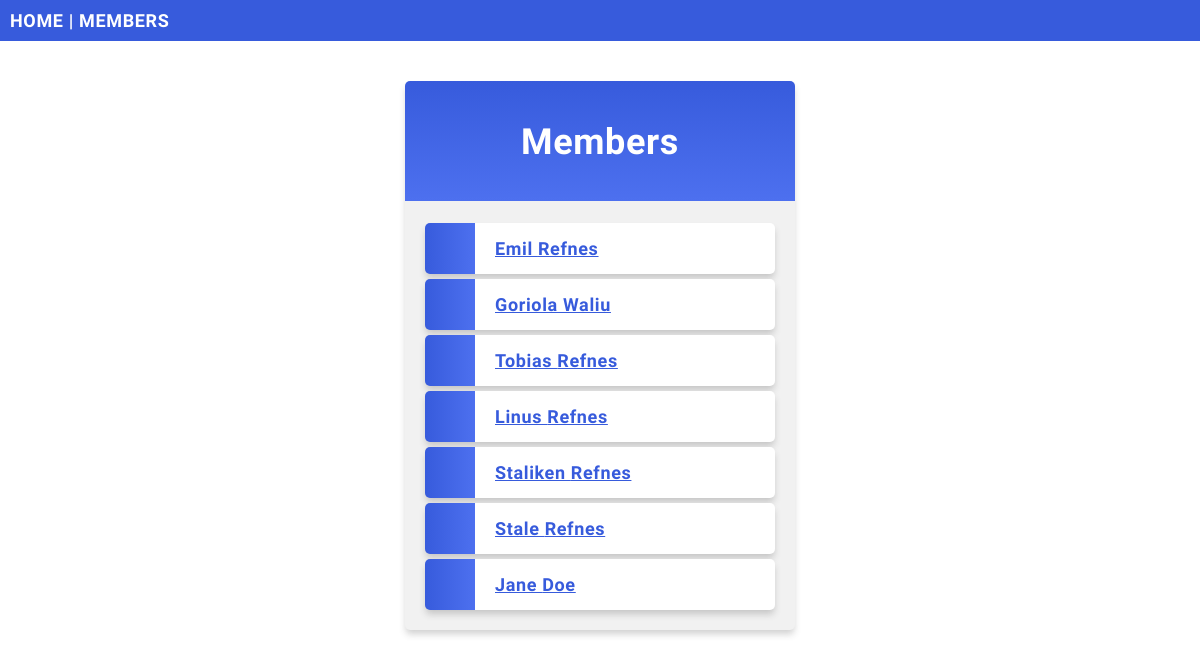
/members/, run on an earlier commit of the app's database.
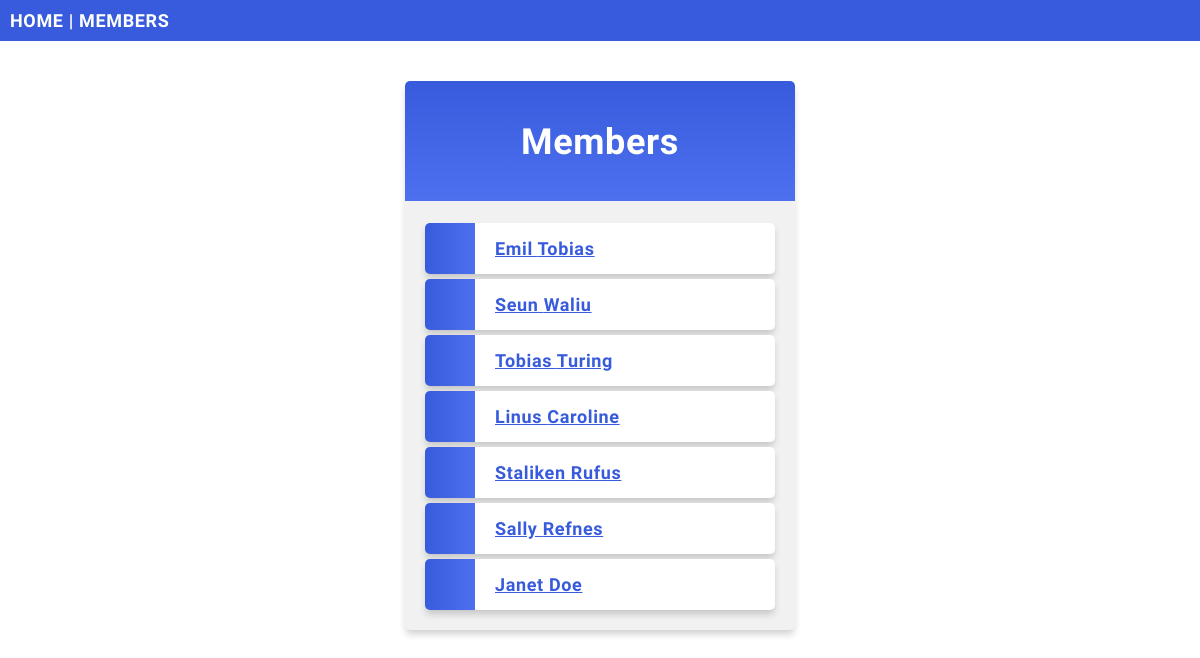
And on a later commit of the database.
### members/models.py (models this page shows, shortened)
class Member(models.Model):
    firstname = models.CharField(max_length=255)
    lastname = models.CharField(max_length=255)
    phone = models.IntegerField(null=True)
    joined_date = models.DateField(null=True, auto_now_add=True)
    slug = models.SlugField(default='', null=False)

### members/views.py (the view)
# urls.py: path('members/', views.members, name='Index'),
def members(request):
    template=loader.get_template('all_members.html')
    mymembers = Member.objects.all().values()
    context = {
        'mymembers': mymembers,
    }
    return HttpResponse(template.render(context, request))

### members/templates/all_members.html (shortened to what this page needs)
{% extends "master.html" %}
{%block content %}
 <div class="mycard">
    <h1>Members</h1>
    <ul>
        {% for x in mymembers %}
        <li><a onclick=window.location href= "details/{{x.slug}}"> {{x.firstname}} {{x.lastname}} </a></li>
        {% endfor %}
    </ul>
 </div>
{% endblock %}

### members/templates/master.html (shortened to what this page needs)
{% load static %}
<!DOCTYPE html>
<html lang="en">
<head>
    <link rel="stylesheet" href="{% static 'mystyles.css' %}" >
</head>
<body>
    <div class="topnav">
      <a href="/">HOME</a> |
      <a href="/members">MEMBERS</a>
    </div>
    {% block content %}
    {% endblock %}
</body>
</html>

### members/static/mystyles.css (style rules this page uses)
body { margin:0; font: 600 18px 'Source Sans Pro', sans-serif; letter-spacing: 0.64px; color: #585d74; }
.topnav { background-color:#375BDC; color:#ffffff; padding:10px; }
.topnav a:link, .topnav a:visited { text-decoration: none; color: #ffffff; }
.mycard { background-color: #f1f1f1; background-image: linear-gradient(to bottom, #375BDC, #4D70EF); background-size: 100% 120px; background-repeat: no-repeat; margin: 40px auto; width: 350px; border-radius: 5px; box-shadow: 0 5px 7px -1px rgba(51, 51, 51, 0.23); padding: 20px; }
.mycard h1 { text-align: center; color:#ffffff; margin:20px 0 60px 0; }
ul { list-style-type: none; padding: 0; margin: 0; }
li { background-color: #ffffff; background-image: linear-gradient(to right, #375BDC, #4D70EF); background-size: 50px 60px; background-repeat: no-repeat; cursor: pointer; transition: transform .25s; border-radius: 5px; box-shadow: 0 5px 7px -1px rgba(51, 51, 51, 0.23); padding: 15px; padding-left: 70px; margin-top: 5px; }
a:link, a:visited { color: #375BDC; }

What changed in the data, as far as the page shows it:
changed Member "Emil": lastname "Refnes" → "Tobias"
changed Member "Waliu": firstname "Goriola" → "Seun"
changed Member: lastname "Refnes" → "Turing"
changed Member "Linus": lastname "Refnes" → "Caroline"
changed Member "Staliken": lastname "Refnes" → "Rufus"
changed Member "Refnes": firstname "Stale" → "Sally"
changed Member "Doe": firstname "Jane" → "Janet"
